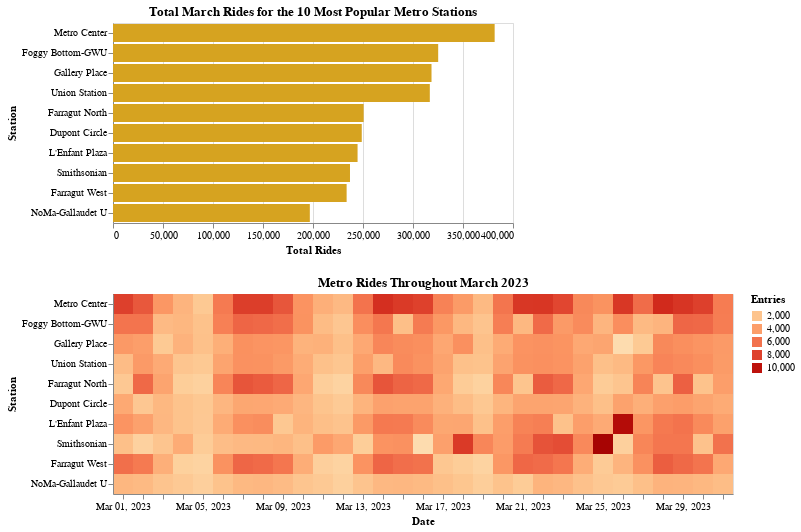

Write notebook code for a chart like this one.
### Code cell
# allow for a lot of rows
alt.data_transformers.enable('default', max_rows = None)

# create the selector field
selection = alt.selection_single(fields=['Station'],name='Random')
# create conditional color variables for the heat map
heatmap_color = alt.condition(selection,
                              alt.Color('Entries:Q',
                                scale=alt.Scale(scheme='orangered'),
                                        legend=alt.Legend(type='symbol',
                                                          orient='right',
                                                          direction = 'vertical',
                                                          legendX = .5,
                                                          legendY = 55
                                                         )
                        ),
                      alt.value('lightgray'))
# create conditional color variables for the bar chart
# have to create a dummy variable and adjust the color so that the legends line up
bar_color = alt.condition(selection,
                          alt.Color('color:N',
                                    scale=alt.Scale(domain=['#d6a320'], # use theme color
                                                    range=['#d6a320']),
                                    legend=None
                                   ),
                          alt.value('lightgray'))

# create the bar chart that shows total number of entries per station
bar=(alt.Chart(df)
 .mark_bar()
 .encode(x='sum(Entries):Q',
         y=alt.Y('Station:N',
         sort=alt.EncodingSortField(field='rank', op='mean', 
                            order='descending')),
         color=bar_color
        )
).add_selection(selection
).properties(
    title = "Total March Rides for the 10 Most Popular Metro Stations"
)

# create the heatmap that shows rides over time
heatmap = (alt.Chart(df)
 .mark_rect()
 .encode(x=alt.X('yearmonthdate(Date):O', title='WMATA Metro Entries'),
         y=alt.Y('Station:N', title='Metro Station',
                  sort=alt.EncodingSortField(field='rank',
                    order='descending')
                ),
         color = heatmap_color,
         tooltip=['Entries','Station:N']
        )
).properties(
    title = 'Average Wait Time in Hong Kong Hospitals'
)

heatmap.title ="Metro Rides Throughout March 2023"
heatmap.encoding.x.title = 'Date'
bar.encoding.x.title = 'Total Rides'
heatmap.encoding.y.title = 'Station'
alt.vconcat(bar, heatmap).resolve_scale(color='independent')

### Figure 1 — Vega-Lite specification as saved in the notebook (floating-point values rounded to 4 significant figures; data arrays with more than 128 entries replaced by an {"elided": "..."} marker saying what was removed)
{"config": {"view": {"continuousWidth": 400, "continuousHeight": 300}}, "vconcat": [{"mark": "bar", "encoding": {"color": {"condition": {"field": "color", "legend": null, "scale": {"domain": ["#d6a320"], "range": ["#d6a320"]}, "type": "nominal", "selection": "Random"}, "value": "lightgray"}, "x": {"aggregate": "sum", "field": "Entries", "title": "Total Rides", "type": "quantitative"}, "y": {"field": "Station", "sort": {"field": "rank", "op": "mean", "order": "descending"}, "type": "nominal"}}, "selection": {"Random": {"type": "single", "fields": ["Station"]}}, "title": "Total March Rides for the 10 Most Popular Metro Stations"}, {"mark": "rect", "encoding": {"color": {"condition": {"field": "Entries", "legend": {"direction": "vertical", "legendX": 0.5, "legendY": 55, "orient": "right", "type": "symbol"}, "scale": {"scheme": "orangered"}, "type": "quantitative", "selection": "Random"}, "value": "lightgray"}, "tooltip": [{"field": "Entries", "type": "quantitative"}, {"field": "Station", "type": "nominal"}], "x": {"field": "Date", "timeUnit": "yearmonthdate", "title": "Date", "type": "ordinal"}, "y": {"field": "Station", "sort": {"field": "rank", "order": "descending"}, "title": "Station", "type": "nominal"}}, "title": "Metro Rides Throughout March 2023"}], "data": {"name": "data-783543e34573650e3f746fe5ab98fb98"}, "resolve": {"scale": {"color": "independent"}}, "$schema": "https://vega.github.io/schema/vega-lite/v4.17.0.json", "datasets": {"data-783543e34573650e3f746fe5ab98fb98": {"elided": "1550 records"}}}
